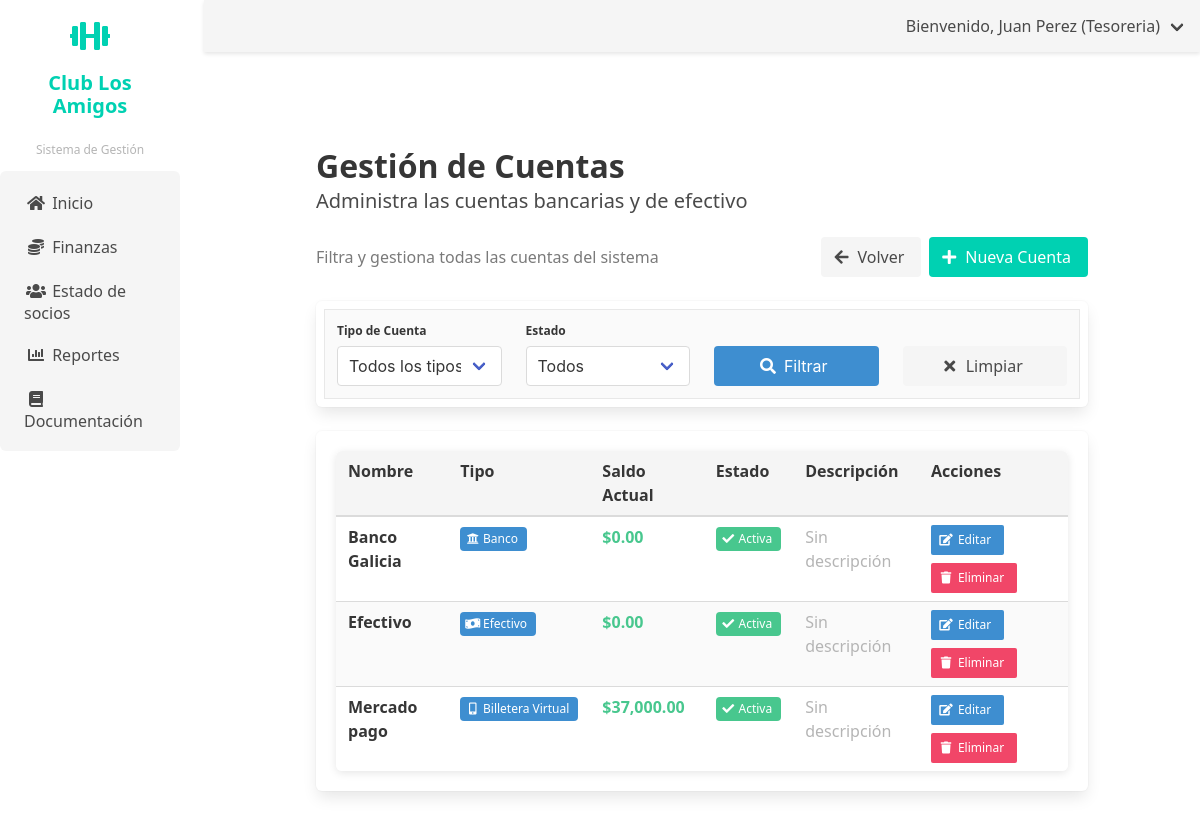
The app's page /finanzas/cuentas/ (signed in), older data.
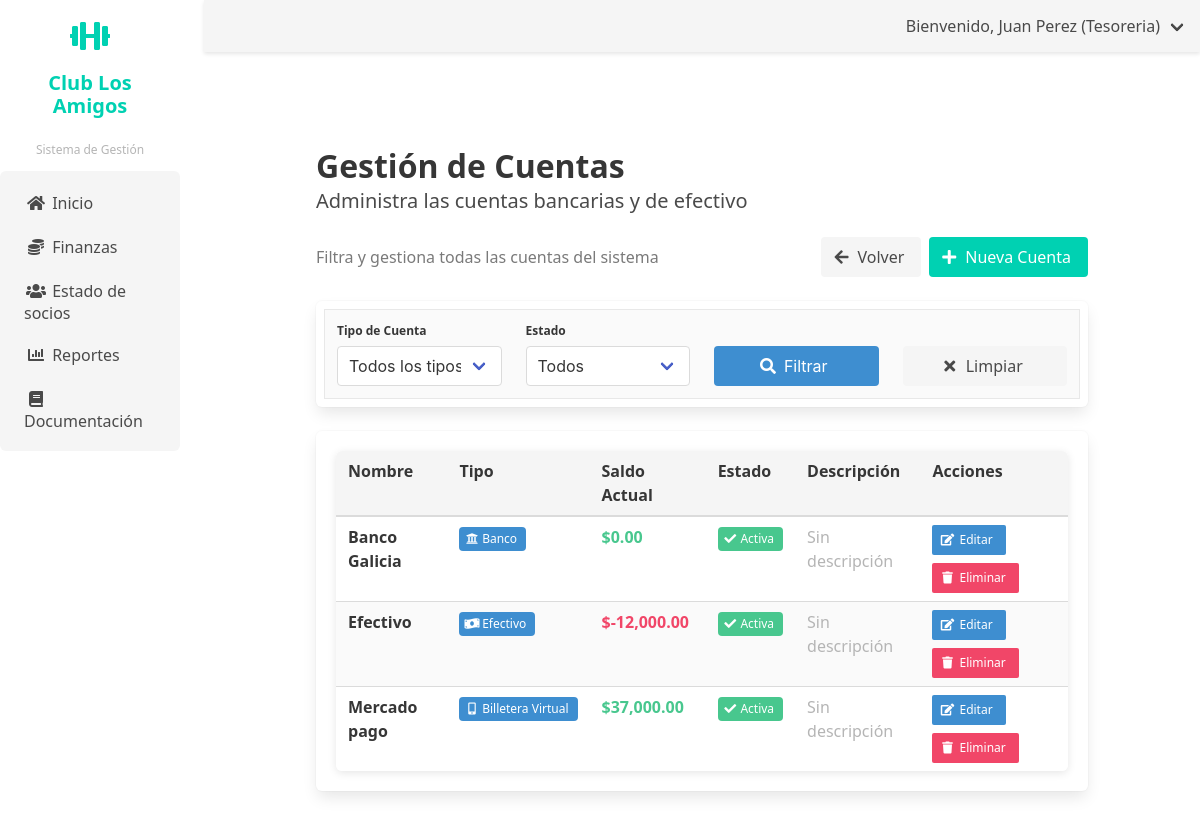
The same page, newer data.
### finanzas/models.py (models this page shows, shortened)
class Cuenta(models.Model):
    TIPO_CUENTA_CHOICES = [
        ('EFECTIVO', 'Efectivo'),
        ('BANCO', 'Banco'),
        ('BILLETERA_VIRTUAL', 'Billetera Virtual'),
    ]
    nombre = models.CharField(max_length=100)
    tipo = models.CharField(max_length=20, choices=TIPO_CUENTA_CHOICES)
    saldo_actual = models.DecimalField(max_digits=12, decimal_places=2, default=0)
    descripcion = models.TextField(blank=True, null=True)
    activa = models.BooleanField(default=True)
    fecha_creacion = models.DateTimeField(auto_now_add=True)
    fecha_actualizacion = models.DateTimeField(auto_now=True)
    class Meta:
        verbose_name = 'Cuenta'
        verbose_name_plural = 'Cuentas'
        ordering = ['tipo', 'nombre']

### finanzas/views.py (the view)
# urls.py: path('cuentas/', views.lista_cuentas, name='lista_cuentas'),
@login_required
@tesorero_required
def lista_cuentas(request):
    cuentas = Cuenta.objects.all()
    tipo = request.GET.get('tipo')
    if tipo:
        cuentas = cuentas.filter(tipo=tipo)
    activa = request.GET.get('activa')
    if activa is not None:
        activa_bool = activa == '1'
        cuentas = cuentas.filter(activa=activa_bool)
    cuentas = cuentas.order_by('nombre')
    paginator = Paginator(cuentas, 20)
    page_number = request.GET.get('page')
    page_obj = paginator.get_page(page_number)
    return render(request, 'finanzas/lista_cuentas.html', {
        'page_obj': page_obj,
        'cuentas': page_obj,
        'tipo_filtro': tipo,
        'activa_filtro': activa
    })

### usuarios/context_processors.py (called while the page is built)
def user_role_context(request):
    if request.user.is_authenticated:
        user_groups = request.user.groups.all()
        if user_groups.filter(name='Coordinador').exists():
            user_role = 'Coordinador'
        elif user_groups.filter(name='Tesoreria').exists():
            user_role = 'Tesoreria'
        elif user_groups.filter(name='Comision').exists():
            user_role = 'Comision'
        elif user_groups.filter(name='Administrador').exists():
            user_role = 'Administrador'
        else:
            user_role = 'Default'
    else:
        user_role = 'Default'
    return {
        'user_role': user_role
    }

### finanzas/templates/finanzas/lista_cuentas.html (shortened to what the changed rows need)
{% extends 'usuarios/base_tesorero.html' %}
{% load humanize %}
{% load static %}
{% block content %}
<div class="container">
    <div class="section">
        <h1 class="title">Gestión de Cuentas</h1>
        <div class="box">
            {% if cuentas %}
            <div class="table-container">
                <table class="table is-fullwidth is-striped is-hoverable">
                    <thead>
                        <tr>
                            <th>Nombre</th>
                            <th>Tipo</th>
                            <th>Saldo Actual</th>
                            <th>Estado</th>
                            <th>Descripción</th>
                            <th>Acciones</th>
                        </tr>
                    </thead>
                    <tbody>
                        {% for cuenta in cuentas %}
                        <tr>
                            <td>
                                <strong>{{ cuenta.nombre }}</strong>
                            </td>
                            <td>
                                <span class="tag is-info">
                                    {% if cuenta.tipo == 'EFECTIVO' %}
                                        <span class="icon is-small">
                                            <i class="fas fa-money-bill-wave"></i>
                                        </span>
                                        <span>Efectivo</span>
                                    {% elif cuenta.tipo == 'BANCO' %}
                                        <span class="icon is-small">
                                            <i class="fas fa-university"></i>
                                        </span>
                                        <span>Banco</span>
                                    {% elif cuenta.tipo == 'BILLETERA_VIRTUAL' %}
                                        <span class="icon is-small">
                                            <i class="fas fa-mobile-alt"></i>
                                        </span>
                                        <span>Billetera Virtual</span>
                                    {% endif %}
                                </span>
                            </td>
                            <td>
                                <span class="has-text-weight-bold {% if cuenta.saldo_actual >= 0 %}has-text-success{% else %}has-text-danger{% endif %}">
                                    ${{ cuenta.saldo_actual|intcomma }}
                                </span>
                            </td>
                            <td>
                                {% if cuenta.activa %}
                                    <span class="tag is-success">
                                        <span class="icon is-small">
                                            <i class="fas fa-check"></i>
                                        </span>
                                        <span>Activa</span>
                                    </span>
                                {% endif %}
                            </td>
                            <td>
                                {% if cuenta.descripcion %}
                                    <span class="has-text-grey">{{ cuenta.descripcion|truncatechars:50 }}</span>
                                {% else %}
                                    <span class="has-text-grey-light">Sin descripción</span>
                                {% endif %}
                            </td>
                            <td>
                                <div class="buttons are-small">
                                    <a href="{% url 'finanzas:editar_cuenta' cuenta.pk %}" class="button is-info">
                                        <span class="icon">
                                            <i class="fas fa-edit"></i>
                                        </span>
                                        <span>Editar</span>
                                    </a>
                                    <a href="{% url 'finanzas:eliminar_cuenta' cuenta.pk %}" class="button is-danger">
                                        <span class="icon">
                                            <i class="fas fa-trash"></i>
                                        </span>
                                        <span>Eliminar</span>
                                    </a>
                                </div>
                            </td>
                        </tr>
                        {% endfor %}
                    </tbody>
                </table>
            </div>
            {% endif %}
        </div>
    </div>
</div>
{% endblock %}

Row changes from the older to the newer data that the page shows:
changed Cuenta "Efectivo": saldo_actual "0.00" → "-12,000.00"
